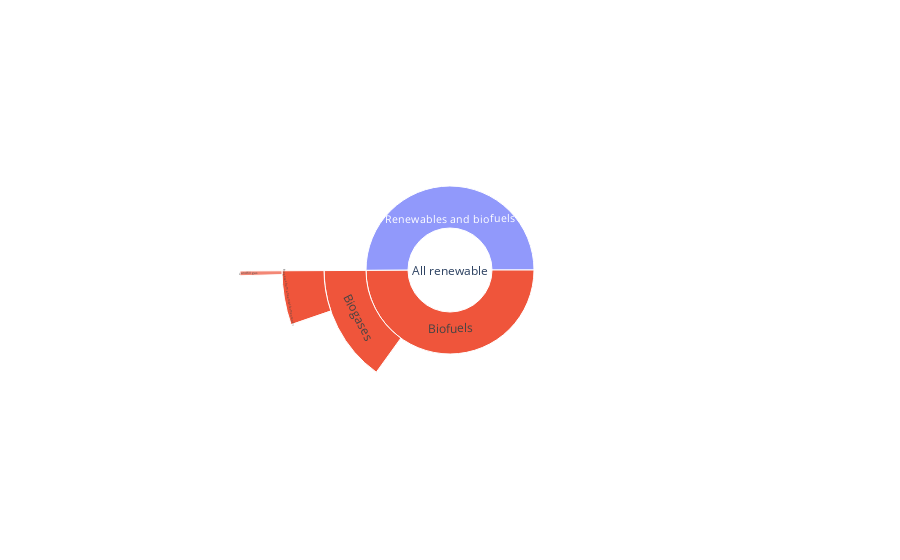

Notebook code for this chart:
### Code cell
fig = px.sunburst(
    dfp3.iloc[0:7],
    names="Child",
    parents="Parent",
    values="value",
)
fig.show()

### Figure 1 — Plotly figure (JSON) as saved in the notebook; plotly's stock layout.template omitted (floating-point values rounded to 4 significant figures)
{"data": [{"domain": {"x": [0, 1], "y": [0, 1]}, "hovertemplate": "Child=%{label}<br>value=%{value}<br>Parent=%{parent}<extra></extra>", "labels": ["All renewable", "Biofuels", "Renewables and biofuels", "Biogases", "Biogases from anaerobic fermentation", "Biogases from thermal processes", "Landfill gas"], "name": "", "parents": ["", "All renewable", "All renewable", "Biofuels", "Biogases", "Biogases", "Biogases from anaerobic fermentation"], "type": "sunburst", "values": [0, 4769000.0, 6834000.0, 1330000.0, 660300.0, 4753.0, 49310.0]}], "layout": {"legend": {"tracegroupgap": 0}, "margin": {"t": 60}}}
